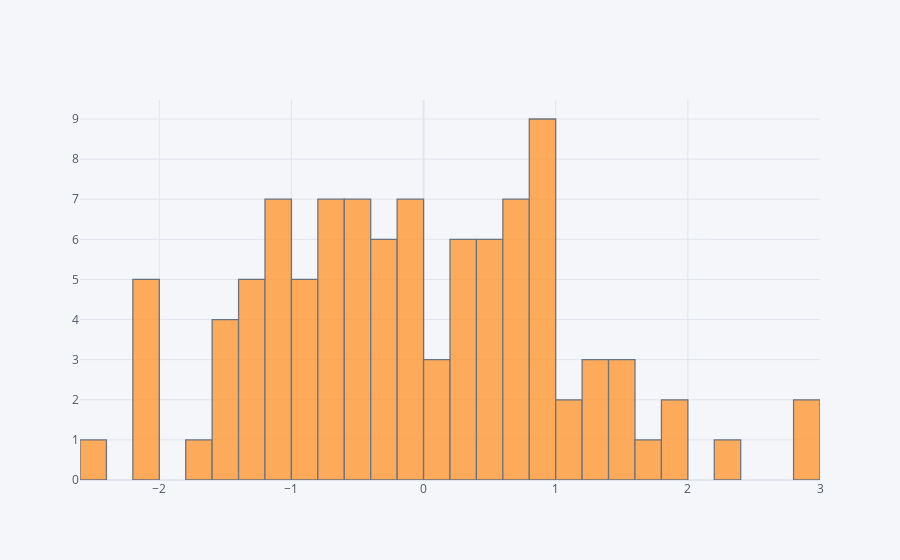

This figure's notebook cell:
### Code cell
df['A'].iplot(kind='hist',bins=50)

### Figure 1 — Plotly figure (JSON) as saved in the notebook; plotly's stock layout.template omitted (floating-point values rounded to 4 significant figures)
{"data": [{"histfunc": "count", "histnorm": "", "marker": {"color": "rgba(255, 153, 51, 1.0)", "line": {"color": "#4D5663", "width": 1.3}}, "name": "A", "nbinsx": 50, "opacity": 0.8, "orientation": "v", "type": "histogram", "x": [-2.017, -0.2983, -1.106, 0.4738, -0.2429, -1.045, -1.373, -0.3708, 0.9296, 1.075, -0.4886, 0.3846, 0.7316, 0.7056, 0.2273, 1.897, -0.08815, 2.853, 1.261, -0.1954, 0.3388, -1.182, -0.3582, -2.19, 0.4667, -0.7196, -1.102, -0.426, -2.04, -0.3923, -0.6393, 1.507, 1.543, -0.3681, 0.7908, -1.054, -1.568, -1.69, -1.158, 1.202, 0.8139, 1.34, -1.592, -2.109, -2.414, -0.7518, -0.8814, -0.5637, -0.4462, 0.7602, -0.7635, -0.6085, -0.6979, 0.1527, 1.586, 0.4413, 1.146, 1.686, -0.1292, -1.317, 0.9527, -0.09131, -1.256, -1.46, 0.7396, 1.929, 0.8605, 0.5101, -2.041, 2.351, -1.21, 0.8793, -0.4127, -0.951, -0.5833, 2.874, 0.6755, -0.4327, 0.6825, -0.1396, -1.254, -0.9096, 0.5131, 0.2107, 0.9794, 0.05591, -1.483, -0.7656, -0.9062, 0.2714, 0.4988, 0.8725, 0.0482, 0.229, -0.04265, 0.9163, -0.01016, -0.9553, -1.035, 0.9472]}], "layout": {"barmode": "overlay", "legend": {"bgcolor": "#F5F6F9", "font": {"color": "#4D5663"}}, "paper_bgcolor": "#F5F6F9", "plot_bgcolor": "#F5F6F9", "title": {"font": {"color": "#4D5663"}}, "xaxis": {"gridcolor": "#E1E5ED", "showgrid": true, "tickfont": {"color": "#4D5663"}, "title": {"font": {"color": "#4D5663"}, "text": ""}, "zerolinecolor": "#E1E5ED"}, "yaxis": {"gridcolor": "#E1E5ED", "showgrid": true, "tickfont": {"color": "#4D5663"}, "title": {"font": {"color": "#4D5663"}, "text": ""}, "zerolinecolor": "#E1E5ED"}}}
